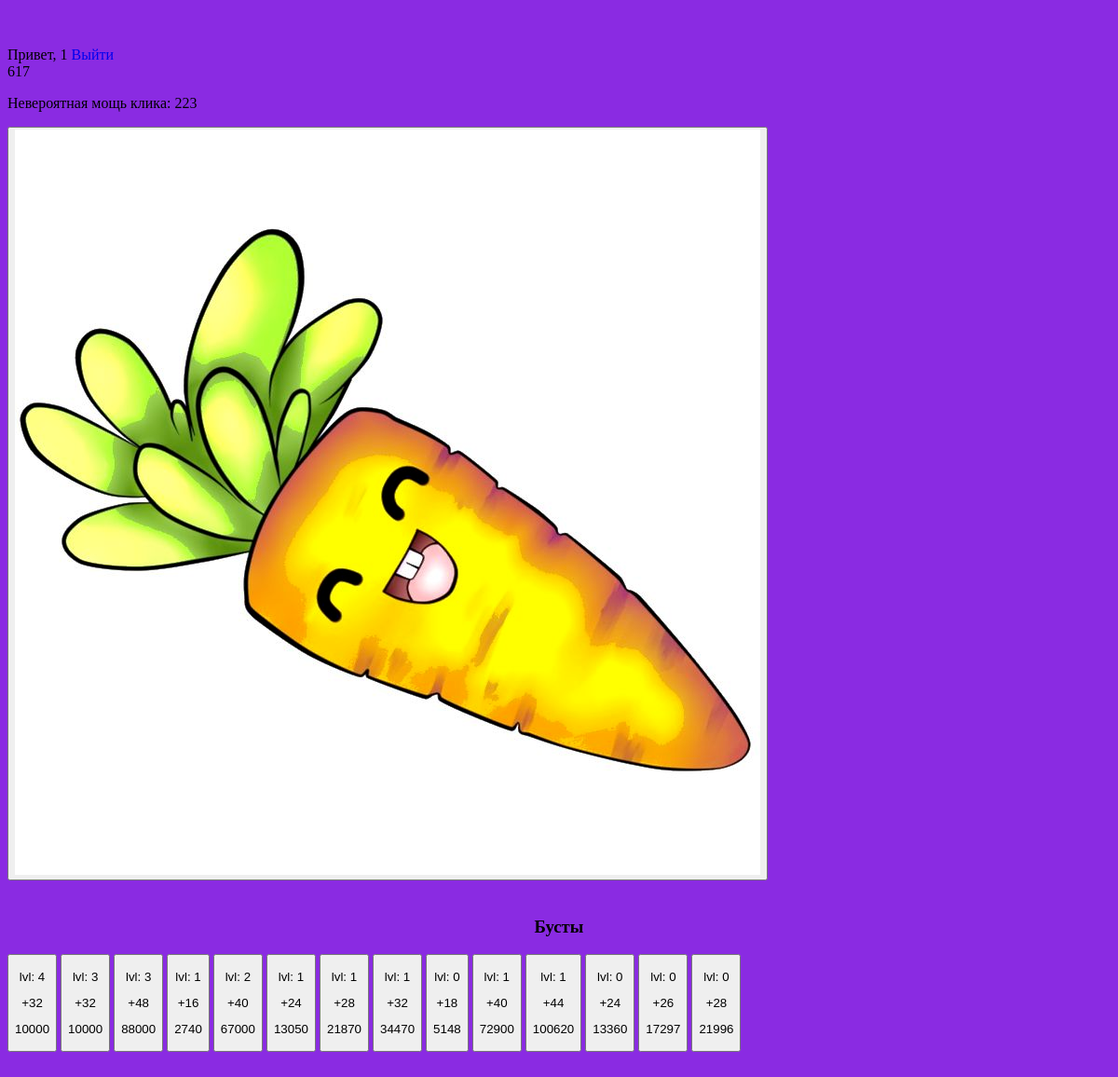
The page /app/ (signed in) on the database its author committed.
### backend/models.py (models this page shows, shortened)
class Core(models.Model):
    user = models.OneToOneField(User, null=False, on_delete=models.CASCADE)
    coins = models.IntegerField(default=0)
    click_power = models.IntegerField(default=1)
    level = models.IntegerField(default=1)

class Boost(models.Model):
    core = models.ForeignKey(Core, null=False, on_delete=models.CASCADE)
    lvl = models.IntegerField(default=0)
    price = models.IntegerField(default=10)
    power = models.IntegerField(default=1)

### myapp/views.py (the view)
# urls.py: path('', index, name='index'),
def index(request):
    coreModel = apps.get_model('backend', 'Core')
    boostsModel = apps.get_model('backend', 'Boost')
    core = get_object_or_404(coreModel, user=request.user)
    boosts = boostsModel.objects.filter(core=core)
    return render(request, 'index.html',
                  {'core': core,
                   'boosts': boosts,
                   })

### frontend/templates/index.html (shortened to what this page needs)
{% load static %}
<!DOCTYPE html>
<html lang="ru">
  <head>
      <link rel="stylesheet" href="{% static 'frontend/css/style.css' %}">
  </head>
  <body>
    <main class="app">
        <nav class="nav">
            Привет, {{user.username}}
            <a href="{% url 'logout' %}">Выйти</a>
        </nav>
        <div class="container">
            <div id='coins'>{{core.coins}}</div>
            <p>
                Невероятная мощь клика: <span id="click_power">{{ core.click_power }}</span>
            </p>
        </div>
        <div id="gamearea">
            <button id="morkovka" onclick="call_click()">
                    <img src="../static/frontend/photos/morkov.png" alt="morkovka">
            </button>
        </div>
        <aside class="boosts" id="boosts">
            <h3>Бусты</h3>
            <div class="boosts-holder" id="boosts-holder">
                {% for boost in boosts %}
                    <button class="boost" id="boost_{{boost.id}}" onclick="buy_boost({{boost.id}})">
                        <p>lvl: <span id="boost_level">{{boost.lvl}}</span></p>
                        <p>+<span id="boost_power">{{boost.power}}</span></p>
                        <p><span id="boost_price">{{boost.price}}</span></p>
                    </button>
                {% endfor %}
            </div>
        </aside>
    </main>
  </body>
</html>

### frontend/static/frontend/css/style.css (style rules this page uses)
body { background-color: blueviolet; }
.app .nav a { text-decoration: none; }
h3 { text-align: center; vertical-align: middle; padding-top: 20px; }
main { margin-top: 50px; margin-bottom: 50px; }

### rows shown on the page
Core: coins "617", click_power "223"
Boost: lvl "4", power "32", price "10000"
Boost: lvl "3", power "32", price "10000"
Boost: lvl "3", power "48", price "88000"
Boost: lvl "1", power "16", price "2740"
Boost: lvl "2", power "40", price "67000"
Boost: lvl "1", power "24", price "13050"
Boost: lvl "1", power "28", price "21870"
Boost: lvl "1", power "32", price "34470"
Boost: lvl "0", power "18", price "5148"
Boost: lvl "1", power "40", price "72900"
Boost: lvl "1", power "44", price "100620"
Boost: lvl "0", power "24", price "13360"
Boost: lvl "0", power "26", price "17297"
Boost: lvl "0", power "28", price "21996"

### other values the page prints
{{ user.username }} "1"
